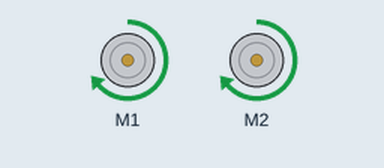
A sketch run on a simulated Arduino Uno, built with avr-gcc and run on an emulated ATmega328P. Parts: 2 × DC motor (green arrow = forward, orange = backward, longer = faster). At 4.0 s the program stops and its outputs stay as they are.

Above: at 0.1 s.
At 4.1 s:
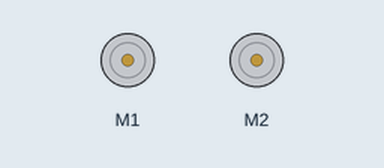
Timing chart, 0 to 5.5 s (numbered marks = the images above):
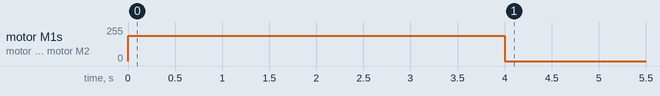

The sketch:

milestone_1_code.ino
```cpp
#include <ZumoShield.h>

ZumoMotors motors;

void setup() {
  // put your setup code here, to run once:

}

void loop() {
  // put your main code here, to run repeatedly:
  motors.setSpeeds(300,300);
  delay(4000);
  motors.setSpeeds(0,0);
  while(true){
    // do nothing
  }

}
```

Measured:
- by itself, motor M1, motor M2: stopped → forward 191/255 at 0.00 s, → stopped 4.0 s later
